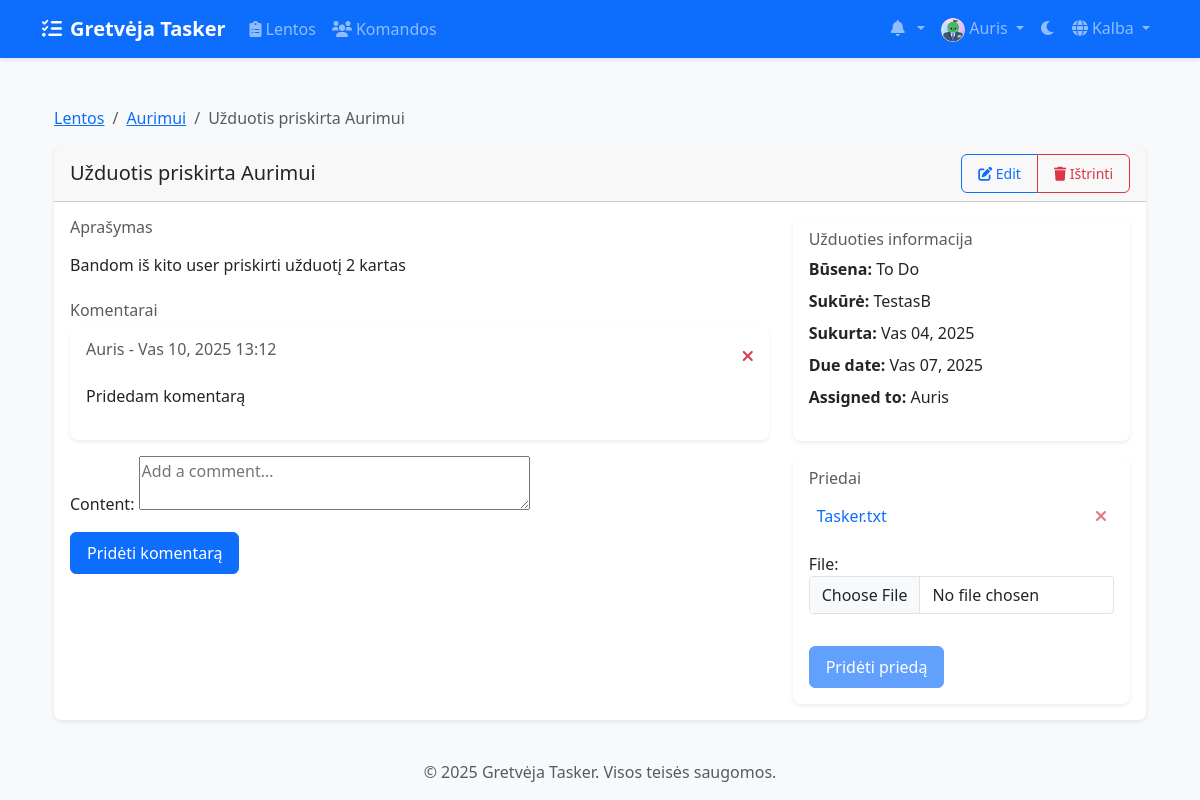
The app's page /lt/boards/tasks/2/ (signed in), older data.
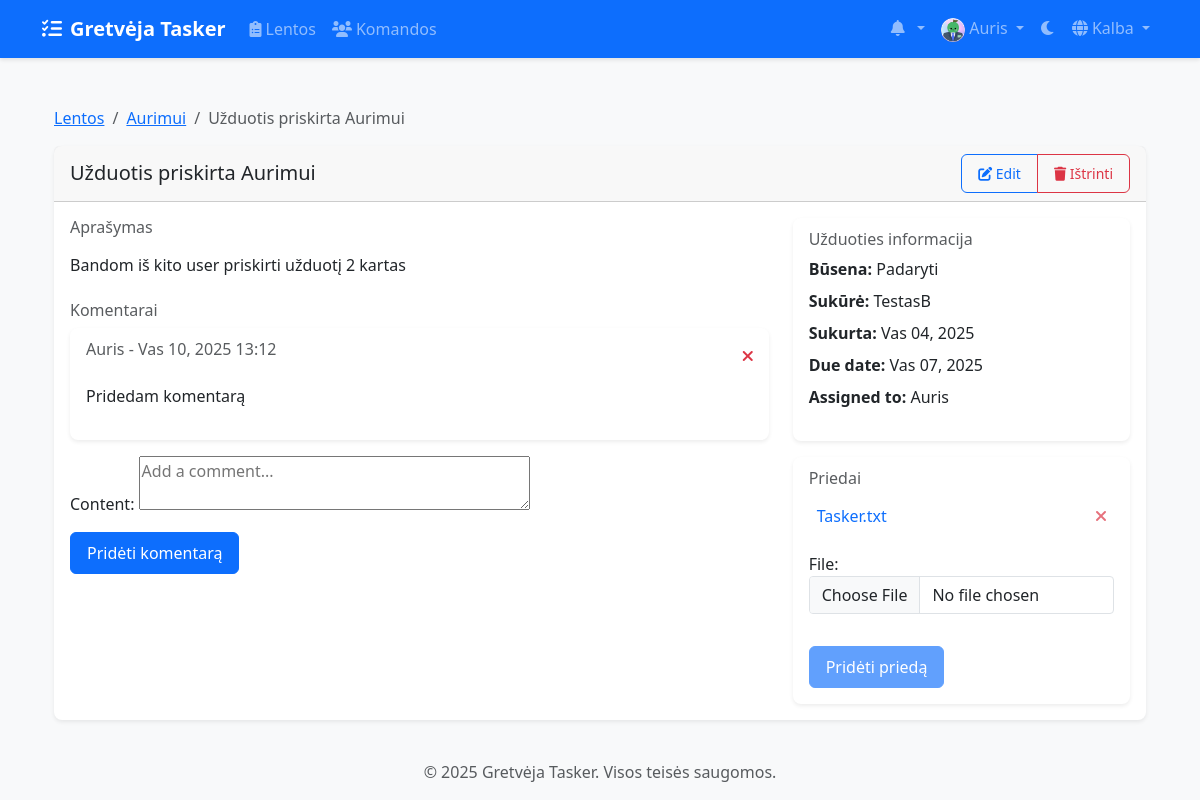
The same page, newer data.
### boards/models.py (models this page shows, shortened)
class Task(models.Model):
    PRIORITY_CHOICES = [
        ('low', 'Low'),
        ('medium', 'Medium'),
        ('high', 'High'),
    ]
    title = models.CharField(max_length=200)
    description = models.TextField(blank=True)
    column = models.ForeignKey(Column, on_delete=models.CASCADE, related_name='tasks')
    created_by = models.ForeignKey(
        settings.AUTH_USER_MODEL,
        on_delete=models.CASCADE,
        related_name='created_tasks'
    )
    assigned_to = models.ForeignKey(
        settings.AUTH_USER_MODEL,
        on_delete=models.SET_NULL,
        null=True,
        blank=True,
        related_name='assigned_tasks'
    )
    created_at = models.DateTimeField(auto_now_add=True)
    updated_at = models.DateTimeField(auto_now=True)
    due_date = models.DateTimeField(null=True, blank=True)
    priority = models.CharField(
        max_length=10,
        choices=PRIORITY_CHOICES,
        default='medium'
    )
    position = models.PositiveIntegerField()
    labels = models.ManyToManyField('Label', blank=True)
    class Meta:
        ordering = ['position']

class Column(models.Model):
    COLUMN_TYPES = [
        ('todo', 'Padaryti'),
        ('doing', 'Daroma'),
        ('done', 'Atlikta'),
        ('rejected', 'Atmesta'),
    ]
    board = models.ForeignKey(Board, on_delete=models.CASCADE, related_name='columns')
    title = models.CharField(max_length=100)
    type = models.CharField(max_length=20, choices=COLUMN_TYPES)
    position = models.PositiveIntegerField()
    color = ColorField(default='#FF0000')
    class Meta:
        ordering = ['position']

### accounts/models.py (models this page shows, shortened)
class CustomUser(AbstractUser):
    email = models.EmailField(_('email address'), unique=True)
    avatar = models.ImageField(upload_to='avatars/', null=True, blank=True)
    bio = models.TextField(max_length=500, blank=True)
    theme_preference = models.CharField(
        max_length=10,
        choices=[('light', 'Light'), ('dark', 'Dark')],
        default='light'
    )
    notification_preferences = models.JSONField(
        default=dict,
        help_text=_('User notification preferences')
    )
    class Meta:
        verbose_name = _('user')
        verbose_name_plural = _('users')

### boards/views/task_views.py (the view, shortened to what this page needs)
# urls.py: path('tasks/<int:task_id>/', views.task_detail, name='task_detail'),
@login_required
def task_detail(request, task_id):
    task = get_object_or_404(Task, id=task_id)
    if not can_manage_task(request.user, task):
        messages.error(request, "You don't have permission to view this task.")
        return redirect('boards:board_detail', board_id=task.column.board.id)
    comment_form = TaskCommentForm()
    attachment_form = TaskAttachmentForm()
    return render(request, 'boards/task_detail.html', {
        'task': task,
        'board': task.column.board,
        'comments': task.comments.all().order_by('-created_at'),
        'attachments': task.attachments.all().order_by('-uploaded_at'),
        'comment_form': comment_form,
        'attachment_form': attachment_form,
        'can_edit': can_manage_task(request.user, task)
    })

### boards/forms.py (shortened to what this page needs)
class TaskCommentForm(forms.ModelForm):
    class Meta:
        model = TaskComment
        fields = ['content']
        widgets = {
            'content': forms.Textarea(attrs={'rows': 2, 'placeholder': 'Add a comment...'}),
        }

class TaskAttachmentForm(forms.ModelForm):
    class Meta:
        model = TaskAttachment
        fields = ['file']
        widgets = {
            'file': forms.FileInput(attrs={'class': 'form-control'}),
        }

### boards/models.py (called while the page is built)
    @property
    def filename(self):
        return os.path.basename(self.file.name)

### boards/permissions.py (called while the page is built)
def can_view_board(user, board):
    return (board.owner == user or
            (board.team and user in board.team.members.all()))

def can_manage_task(user, task):
    return can_view_board(user, task.column.board)

### templates/boards/task_detail.html (shortened to what the changed rows need)
{% extends 'base.html' %}
{% load i18n %}
{% load static %}
{% block content %}
<div class="container mt-4">
    <nav aria-label="breadcrumb">
        <ol class="breadcrumb">
            <li class="breadcrumb-item"><a href="{% url 'boards:board_list' %}">{% trans "Boards" %}</a></li>
            <li class="breadcrumb-item"><a href="{% url 'boards:board_detail' board.id %}">{{ board.title }}</a></li>
            <li class="breadcrumb-item active" aria-current="page">{{ task.title }}</li>
        </ol>
    </nav>
    <div class="card shadow-sm">
        <div class="card-header d-flex justify-content-between align-items-center">
            <h5 class="mb-0">{{ task.title }}</h5>
            {% if can_edit %}
            <div class="btn-group">
                <a href="{% url 'boards:task_edit' task.id %}" class="btn btn-sm btn-outline-primary">
                </a>
                <a href="{% url 'boards:task_delete' task.id %}" class="btn btn-sm btn-outline-danger">
                </a>
            </div>
            {% endif %}
        </div>
        <div class="card-body">
            <div class="row">
                <div class="col-md-8">
                    <div class="mb-4">
                        <p class="mb-3">{{ task.description|linebreaks }}</p>
                    </div>
                </div>
                <div class="col-md-4">
                    <div class="card mb-3">
                        <div class="card-body">
                            <ul class="list-unstyled">
                                <li class="mb-2">
                                    <strong>{% trans "Status" %}:</strong> {{ task.column.title }}
                                </li>
                                <li class="mb-2">
                                    <strong>{% trans "Created by" %}:</strong> {{ task.created_by.username }}
                                </li>
                                <li class="mb-2">
                                    <strong>{% trans "Created at" %}:</strong> {{ task.created_at|date:"M d, Y" }}
                                </li>
                                <li class="mb-2">
                                    <strong>{% trans "Due date" %}:</strong>
                                    {% if task.due_date %}
                                        {{ task.due_date|date:"M d, Y" }}
                                    {% else %}
                                        {% trans "Not set" %}
                                    {% endif %}
                                </li>
                                <li>
                                    <strong>{% trans "Assigned to" %}:</strong>
                                    {% if task.assigned_to %}
                                        {{ task.assigned_to.username }}
                                    {% else %}
                                        {% trans "Unassigned" %}
                                    {% endif %}
                                </li>
                            </ul>
                        </div>
                    </div>
                </div>
            </div>
        </div>
    </div>
</div>
{% endblock %}

Row changes from the older to the newer data that the page shows:
changed Task "Užduotis priskirta Aurimui": column "To Do" → "Padaryti"
